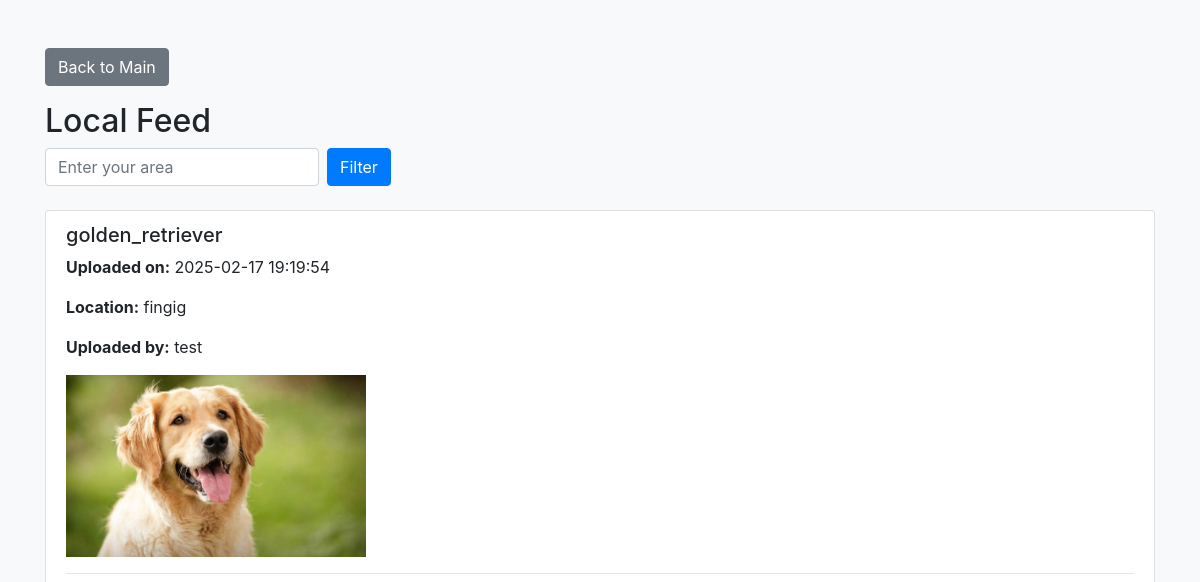
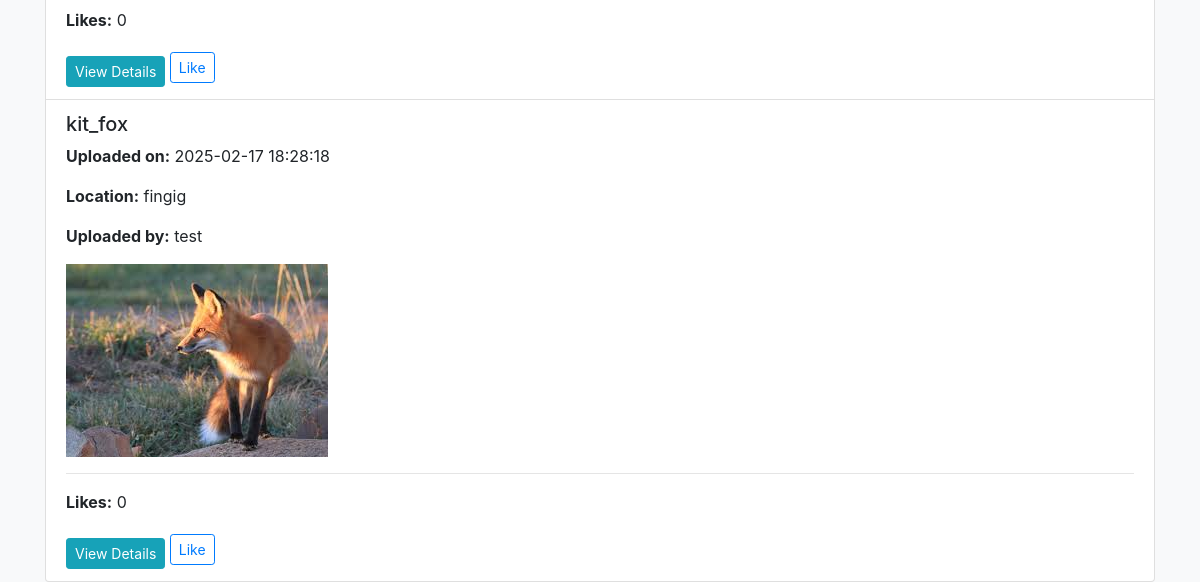
Before: /feed (signed in) with the older database file (2 pictures, top to bottom).
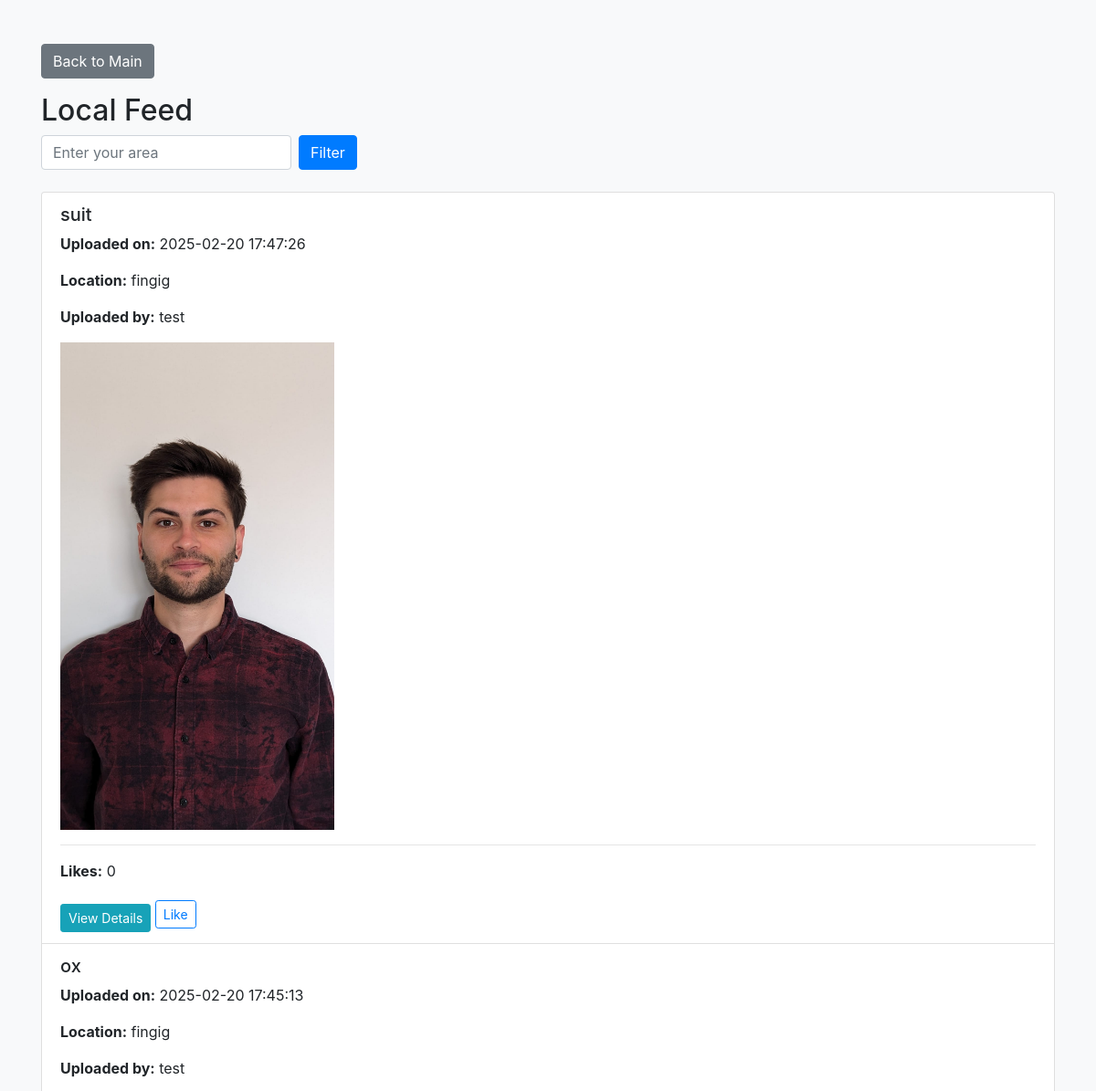
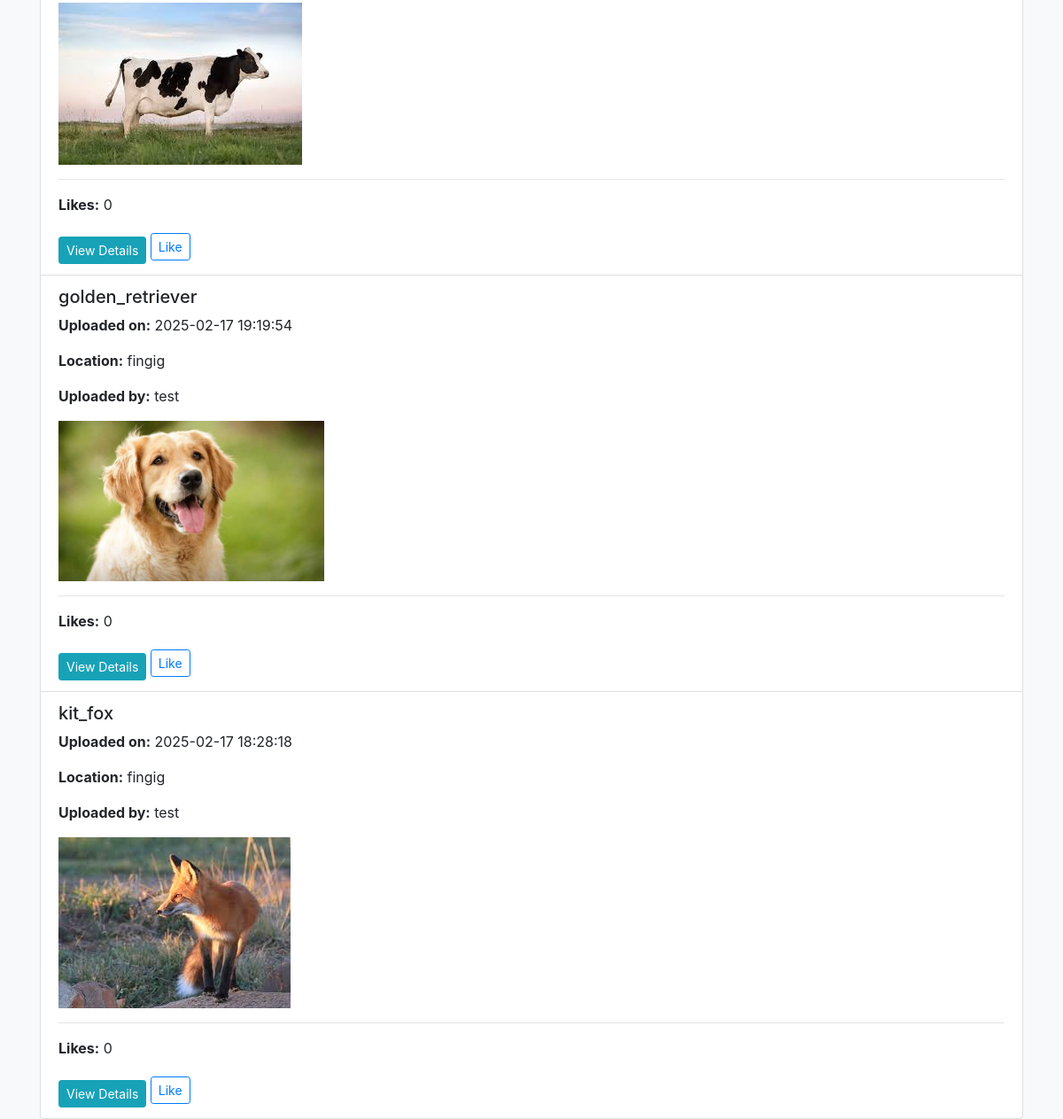
After: the same page with the newer database file (2 pictures, top to bottom).
### app.py (models this page shows, shortened)
class ImageResult(db.Model):
    user = db.relationship('User', backref='uploads')
    likes = db.relationship('Like', backref='upload', lazy='dynamic')
    id = db.Column(db.Integer, primary_key=True)
    filename = db.Column(db.String(200), nullable=False)
    label = db.Column(db.String(100), nullable=False)
    summary_text = db.Column(db.Text, nullable=True)
    stats_json = db.Column(db.Text, nullable=True)
    upload_time = db.Column(db.DateTime, default=datetime.utcnow)
    user_id = db.Column(db.Integer, db.ForeignKey('user.id'))  # Link to User
    location = db.Column(db.String(100), nullable=True)  # NEW field for area

class User(db.Model, UserMixin):
    id = db.Column(db.Integer, primary_key=True)
    username = db.Column(db.String(150), unique=True, nullable=False)
    password_hash = db.Column(db.String(200), nullable=False)
    points = db.Column(db.Integer, default=0)  # points earned for uploads

### app.py (the view)
@app.route('/feed')
@login_required
def feed():
    query_location = request.args.get('location', None)
    if query_location:
         results = ImageResult.query.filter(
             ImageResult.location.ilike(f"%{query_location}%")
         ).order_by(ImageResult.upload_time.desc()).all()
    else:
         results = ImageResult.query.order_by(ImageResult.upload_time.desc()).all()
    return render_template('feed.html', results=results, query_location=query_location)

### app.py (called while the page is built)
@login_manager.user_loader
def load_user(user_id):
    return User.query.get(int(user_id))

### templates/feed.html (shortened to what this page needs)
<!doctype html>
<html lang="en">
<head>
  <link rel="stylesheet" href="https://stackpath.bootstrapcdn.com/bootstrap/4.5.2/css/bootstrap.min.css">
</head>
<body class="bg-light">
  <div class="container mt-5">
    <a href="{{ url_for('main') }}" class="btn btn-secondary mb-3">Back to Main</a>
    <h2>Local Feed</h2>
    <form method="get" action="{{ url_for('feed') }}" class="form-inline mb-4">
      <div class="form-group mr-2">
        <input type="text" name="location" class="form-control" placeholder="Enter your area" value="{{ query_location or '' }}">
      </div>
      <button type="submit" class="btn btn-primary">Filter</button>
    </form>
    {% if results %}
    <div class="list-group">
      {% for result in results %}
        <div class="list-group-item">
          <h5>{{ result.label }}</h5>
          <p><strong>Uploaded on:</strong> {{ result.upload_time.strftime('%Y-%m-%d %H:%M:%S') }}</p>
          {% if result.location %}
            <p><strong>Location:</strong> {{ result.location }}</p>
          {% endif %}
          <p><strong>Uploaded by:</strong> {{ result.user.username }}</p>
          <img src="{{ url_for('static', filename='uploads/' + result.filename) }}" alt="Image" class="img-fluid" style="max-width:300px;">
          <hr>
          {% set like_count = result.likes.count() %}
          <p><strong>Likes:</strong> {{ like_count }}</p>
          <a href="{{ url_for('upload_detail', upload_id=result.id) }}" class="btn btn-sm btn-info mt-2">View Details</a>
          <a href="{{ url_for('like', upload_id=result.id) }}" class="btn btn-sm btn-outline-primary">
            {% if current_user.id in result.likes | map(attribute='user_id') | list %}
              Unlike
            {% else %}
              Like
            {% endif %}
          </a>
        </div>
      {% endfor %}
    </div>
  {% else %}
    <p>No uploads found for the specified area.</p>
  {% endif %}
  </div>
</body>
</html>

Changed rows visible on the page:
added ImageResult: label "suit", upload_time "2025-02-20 17:47:26", location "fingig", user.username "test", filename (picture), like_count "0"
added ImageResult: label "ox", upload_time "2025-02-20 17:45:13", location "fingig", user.username "test", filename (picture), like_count "0"
